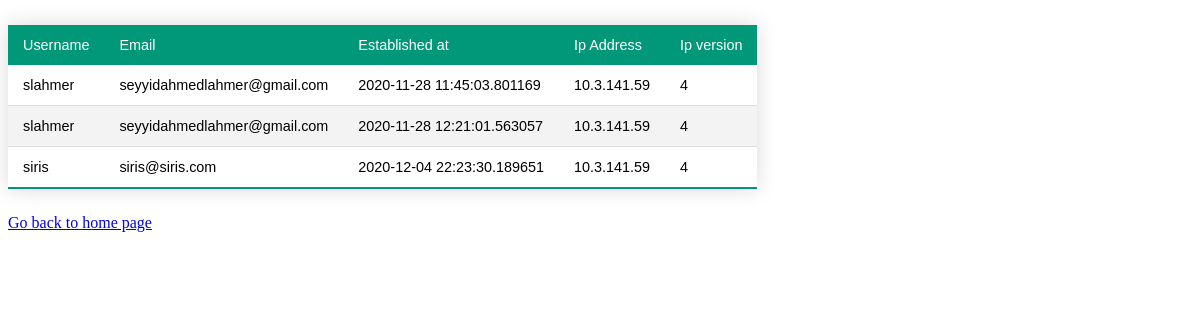
The app's page /list_connections with its own data.
### tables this page shows
CREATE TABLE users_connections(
   			connection_id INTEGER,
   			connection_time timestamp,
			connection_ip TEXT NOT NULL,
			connection_ip_version INTEGER,
			user_id INTEGER NOT NULL,
   			FOREIGN KEY (user_id)
				REFERENCES users(user_id)
			);

CREATE TABLE users (
			user_id INTEGER PRIMARY KEY,
			first_name TEXT NOT NULL,
			last_name TEXT NOT NULL,
			email TEXT NOT NULL UNIQUE,
			username TEXT NOT NULL UNIQUE,
			password TEXT NOT NULL
			);

### captive_portal.py (the view)
@app.route("/list_connections")
def list_connections():
	con = sqlite3.connect("database.db")
	con.row_factory = sqlite3.Row
	cur = con.cursor()
	cur.execute("""
		select users.username, users.email,
		       users_connections.connection_time,
		       users_connections.connection_ip,
                       users_connections.connection_ip_version
		from users, users_connections
		WHERE users.user_id = users_connections.user_id
		""")
	rows = cur.fetchall();
	return render_template("list_connections.html",rows = rows)

### templates/list_connections.html (shortened to what this page needs)
<!doctype html>
<html>
<head>
</head>
<body>
<div >
      <table class="styled-table">
         <thead>
            <td>Username</td>
            <td>Email</td>
            <td>Established at</td>
            <td>Ip Address</td>
	    <td>Ip version </td>
         </thead>
         {% for row in rows %}
            <tr>
               <td>{{row["username"]}}</td>
               <td>{{row["email"]}}</td>
               <td> {{ row["connection_time"]}}</td>
               <td>{{row["connection_ip"]}}</td>
	       <td>{{row["connection_ip_version"]}}</td>
            </tr>
         {% endfor %}
      </table>
      <a href = "/">Go back to home page</a>
   </body>
</html>

### templates/list_connections.html (style rules this page uses)
.styled-table { border-collapse: collapse; margin: 25px 0; font-size: 0.9em; font-family: sans-serif; min-width: 400px; box-shadow: 0 0 20px rgba(0, 0, 0, 0.15); }
.styled-table th, .styled-table td { padding: 12px 15px; }
.styled-table tbody tr { border-bottom: 1px solid #dddddd; }
.styled-table tbody tr:nth-of-type(even) { background-color: #f3f3f3; }
.styled-table tbody tr:last-of-type { border-bottom: 2px solid #009879; }

### records on screen
users_connections: username "slahmer", email "seyyidahmedlahmer@gmail.com", connection_time "2020-11-28 11:45:03.801169", connection_ip "10.3.141.59", connection_ip_version "4"
users_connections: username "slahmer", email "seyyidahmedlahmer@gmail.com", connection_time "2020-11-28 12:21:01.563057", connection_ip "10.3.141.59", connection_ip_version "4"
users_connections: username "siris", email "siris@siris.com", connection_time "2020-12-04 22:23:30.189651", connection_ip "10.3.141.59", connection_ip_version "4"
